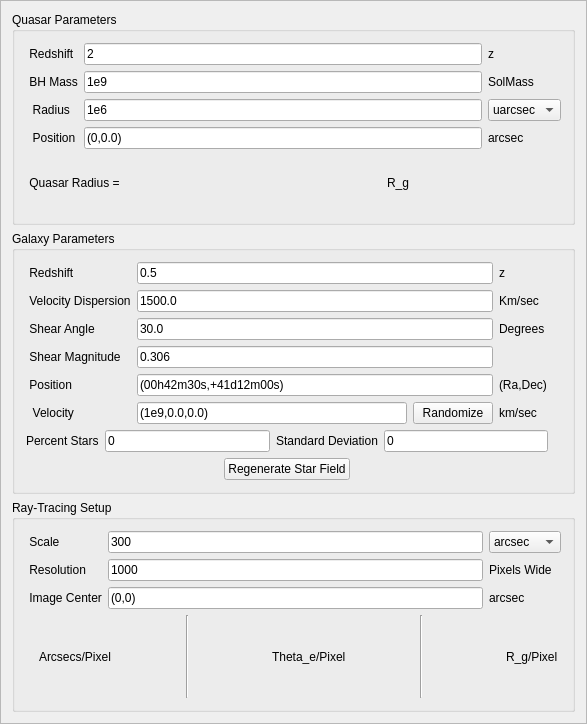
<?xml version="1.0" encoding="UTF-8"?>
<ui version="4.0">
 <class>ParametersView</class>
 <widget class="QWidget" name="ParametersView">
  <property name="geometry">
   <rect>
    <x>0</x>
    <y>0</y>
    <width>587</width>
    <height>724</height>
   </rect>
  </property>
  <property name="windowTitle">
   <string>ParametersView</string>
  </property>
  <layout class="QVBoxLayout" name="verticalLayout">
   <property name="leftMargin">
    <number>0</number>
   </property>
   <property name="topMargin">
    <number>0</number>
   </property>
   <property name="rightMargin">
    <number>0</number>
   </property>
   <property name="bottomMargin">
    <number>0</number>
   </property>
   <item>
    <widget class="QScrollArea" name="paramFrame">
     <property name="sizePolicy">
      <sizepolicy hsizetype="Preferred" vsizetype="Preferred">
       <horstretch>0</horstretch>
       <verstretch>0</verstretch>
      </sizepolicy>
     </property>
     <property name="minimumSize">
      <size>
       <width>0</width>
       <height>0</height>
      </size>
     </property>
     <property name="maximumSize">
      <size>
       <width>180000</width>
       <height>180000</height>
      </size>
     </property>
     <property name="frameShape">
      <enum>QFrame::StyledPanel</enum>
     </property>
     <property name="widgetResizable">
      <bool>true</bool>
     </property>
     <widget class="QWidget" name="scrollAreaWidgetContents_2">
      <property name="geometry">
       <rect>
        <x>0</x>
        <y>0</y>
        <width>585</width>
        <height>722</height>
       </rect>
      </property>
      <property name="maximumSize">
       <size>
        <width>16777215</width>
        <height>16777215</height>
       </size>
      </property>
      <layout class="QVBoxLayout" name="verticalLayout_2">
       <item>
        <widget class="QGroupBox" name="groupBox_3">
         <property name="enabled">
          <bool>true</bool>
         </property>
         <property name="sizePolicy">
          <sizepolicy hsizetype="Minimum" vsizetype="Preferred">
           <horstretch>0</horstretch>
           <verstretch>0</verstretch>
          </sizepolicy>
         </property>
         <property name="minimumSize">
          <size>
           <width>30</width>
           <height>0</height>
          </size>
         </property>
         <property name="maximumSize">
          <size>
           <width>16777215</width>
           <height>16777215</height>
          </size>
         </property>
         <property name="title">
          <string>Quasar Parameters</string>
         </property>
         <layout class="QVBoxLayout" name="verticalLayout_11">
          <item>
           <layout class="QGridLayout" name="gridLayout_5">
            <item row="3" column="1">
             <widget class="QLineEdit" name="qPosition">
              <property name="text">
               <string>(0,0.0)</string>
              </property>
             </widget>
            </item>
            <item row="3" column="2">
             <widget class="QLabel" name="qPositionLabel">
              <property name="text">
               <string>arcsec</string>
              </property>
             </widget>
            </item>
            <item row="3" column="0">
             <widget class="QLabel" name="label_7">
              <property name="text">
               <string>  Position</string>
              </property>
             </widget>
            </item>
            <item row="2" column="1">
             <widget class="QLineEdit" name="qRadius">
              <property name="text">
               <string>1e6</string>
              </property>
             </widget>
            </item>
            <item row="0" column="0">
             <widget class="QLabel" name="label_9">
              <property name="text">
               <string> Redshift </string>
              </property>
             </widget>
            </item>
            <item row="2" column="0">
             <widget class="QLabel" name="label_4">
              <property name="text">
               <string>  Radius</string>
              </property>
             </widget>
            </item>
            <item row="0" column="1">
             <widget class="QLineEdit" name="qRedshift">
              <property name="text">
               <string>2</string>
              </property>
             </widget>
            </item>
            <item row="0" column="2">
             <widget class="QLabel" name="label_5">
              <property name="text">
               <string>z</string>
              </property>
             </widget>
            </item>
            <item row="1" column="0">
             <widget class="QLabel" name="label_17">
              <property name="text">
               <string> BH Mass</string>
              </property>
             </widget>
            </item>
            <item row="1" column="2">
             <widget class="QLabel" name="label_22">
              <property name="text">
               <string>SolMass</string>
              </property>
             </widget>
            </item>
            <item row="1" column="1">
             <widget class="QLineEdit" name="quasarBHMassEntry">
              <property name="text">
               <string>1e9</string>
              </property>
             </widget>
            </item>
            <item row="2" column="2">
             <widget class="QComboBox" name="qRadiusUnitOption">
              <item>
               <property name="text">
                <string>uarcsec</string>
               </property>
              </item>
              <item>
               <property name="text">
                <string>r_g</string>
               </property>
              </item>
              <item>
               <property name="text">
                <string/>
               </property>
              </item>
             </widget>
            </item>
           </layout>
          </item>
          <item>
           <layout class="QHBoxLayout" name="horizontalLayout_12">
            <item>
             <widget class="QLabel" name="label_39">
              <property name="text">
               <string> Quasar Radius = </string>
              </property>
             </widget>
            </item>
            <item>
             <widget class="QLabel" name="quasarRadiusRGEntry">
              <property name="text">
               <string/>
              </property>
             </widget>
            </item>
            <item>
             <widget class="QLabel" name="label_37">
              <property name="text">
               <string>R_g</string>
              </property>
             </widget>
            </item>
           </layout>
          </item>
         </layout>
        </widget>
       </item>
       <item>
        <widget class="QGroupBox" name="groupBox_4">
         <property name="sizePolicy">
          <sizepolicy hsizetype="Preferred" vsizetype="Preferred">
           <horstretch>0</horstretch>
           <verstretch>0</verstretch>
          </sizepolicy>
         </property>
         <property name="minimumSize">
          <size>
           <width>30</width>
           <height>0</height>
          </size>
         </property>
         <property name="maximumSize">
          <size>
           <width>16777215</width>
           <height>16777215</height>
          </size>
         </property>
         <property name="title">
          <string>Galaxy Parameters</string>
         </property>
         <layout class="QGridLayout" name="gridLayout">
          <item row="0" column="2">
           <widget class="QLabel" name="label_15">
            <property name="text">
             <string/>
            </property>
           </widget>
          </item>
          <item row="0" column="1" rowspan="2">
           <layout class="QGridLayout" name="gridLayout_3">
            <item row="4" column="0">
             <widget class="QLabel" name="label_23">
              <property name="text">
               <string> Position</string>
              </property>
             </widget>
            </item>
            <item row="1" column="0">
             <widget class="QLabel" name="label_11">
              <property name="text">
               <string> Velocity Dispersion</string>
              </property>
             </widget>
            </item>
            <item row="2" column="1">
             <widget class="QLineEdit" name="gShearAngle">
              <property name="text">
               <string>30.0</string>
              </property>
             </widget>
            </item>
            <item row="0" column="0">
             <widget class="QLabel" name="label_14">
              <property name="text">
               <string> Redshift</string>
              </property>
             </widget>
            </item>
            <item row="0" column="1">
             <widget class="QLineEdit" name="gRedshift">
              <property name="text">
               <string>0.5</string>
              </property>
             </widget>
            </item>
            <item row="0" column="2">
             <widget class="QLabel" name="label">
              <property name="text">
               <string>z</string>
              </property>
             </widget>
            </item>
            <item row="3" column="0">
             <widget class="QLabel" name="label_12">
              <property name="text">
               <string> Shear Magnitude</string>
              </property>
             </widget>
            </item>
            <item row="2" column="0">
             <widget class="QLabel" name="label_3">
              <property name="text">
               <string> Shear Angle</string>
              </property>
             </widget>
            </item>
            <item row="1" column="2">
             <widget class="QLabel" name="label_16">
              <property name="text">
               <string>Km/sec</string>
              </property>
             </widget>
            </item>
            <item row="2" column="2">
             <widget class="QLabel" name="label_2">
              <property name="text">
               <string>Degrees </string>
              </property>
             </widget>
            </item>
            <item row="1" column="1">
             <widget class="QLineEdit" name="gVelDispersion">
              <property name="text">
               <string>1500.0</string>
              </property>
             </widget>
            </item>
            <item row="3" column="1">
             <widget class="QLineEdit" name="gShearMag">
              <property name="text">
               <string>0.306</string>
              </property>
             </widget>
            </item>
            <item row="4" column="1">
             <widget class="QLineEdit" name="gPositionEntry">
              <property name="text">
               <string>(00h42m30s,+41d12m00s)</string>
              </property>
             </widget>
            </item>
            <item row="4" column="2">
             <widget class="QLabel" name="label_38">
              <property name="text">
               <string>(Ra,Dec)</string>
              </property>
             </widget>
            </item>
            <item row="5" column="1">
             <layout class="QHBoxLayout" name="horizontalLayout_6">
              <item>
               <widget class="QLineEdit" name="qVelocity">
                <property name="text">
                 <string>(1e9,0.0,0.0)</string>
                </property>
               </widget>
              </item>
              <item>
               <widget class="QPushButton" name="qVelRandomizer">
                <property name="text">
                 <string>Randomize</string>
                </property>
               </widget>
              </item>
             </layout>
            </item>
            <item row="5" column="0">
             <widget class="QLabel" name="label_6">
              <property name="text">
               <string>  Velocity</string>
              </property>
             </widget>
            </item>
            <item row="5" column="2">
             <widget class="QLabel" name="label_8">
              <property name="text">
               <string>km/sec</string>
              </property>
             </widget>
            </item>
           </layout>
          </item>
          <item row="3" column="1">
           <layout class="QHBoxLayout" name="horizontalLayout_8">
            <item>
             <spacer name="horizontalSpacer_3">
              <property name="orientation">
               <enum>Qt::Horizontal</enum>
              </property>
              <property name="sizeHint" stdset="0">
               <size>
                <width>40</width>
                <height>20</height>
               </size>
              </property>
             </spacer>
            </item>
            <item>
             <widget class="QPushButton" name="regenerateStars">
              <property name="text">
               <string>Regenerate Star Field</string>
              </property>
             </widget>
            </item>
            <item>
             <spacer name="horizontalSpacer_4">
              <property name="orientation">
               <enum>Qt::Horizontal</enum>
              </property>
              <property name="sizeHint" stdset="0">
               <size>
                <width>40</width>
                <height>20</height>
               </size>
              </property>
             </spacer>
            </item>
           </layout>
          </item>
          <item row="2" column="1">
           <layout class="QHBoxLayout" name="horizontalLayout_11">
            <item>
             <widget class="QLabel" name="label_13">
              <property name="text">
               <string>Percent Stars</string>
              </property>
             </widget>
            </item>
            <item>
             <widget class="QLineEdit" name="gNumStars">
              <property name="text">
               <string>0</string>
              </property>
             </widget>
            </item>
            <item>
             <widget class="QLabel" name="label_25">
              <property name="text">
               <string>Standard Deviation</string>
              </property>
             </widget>
            </item>
            <item>
             <widget class="QLineEdit" name="gStarStdDev">
              <property name="text">
               <string>0</string>
              </property>
             </widget>
            </item>
           </layout>
          </item>
         </layout>
        </widget>
       </item>
       <item>
        <widget class="QGroupBox" name="canvasSetupBox">
         <property name="title">
          <string>Ray-Tracing Setup</string>
         </property>
         <layout class="QVBoxLayout" name="verticalLayout_7">
          <item>
           <layout class="QGridLayout" name="gridLayout_2">
            <item row="0" column="1">
             <widget class="QLineEdit" name="scaleInput">
              <property name="enabled">
               <bool>true</bool>
              </property>
              <property name="text">
               <string>300</string>
              </property>
             </widget>
            </item>
            <item row="0" column="0">
             <widget class="QLabel" name="label_21">
              <property name="text">
               <string> Scale</string>
              </property>
             </widget>
            </item>
            <item row="1" column="0">
             <widget class="QLabel" name="label_20">
              <property name="text">
               <string> Resolution</string>
              </property>
             </widget>
            </item>
            <item row="1" column="1">
             <widget class="QLineEdit" name="dimensionInput">
              <property name="enabled">
               <bool>true</bool>
              </property>
              <property name="text">
               <string>1000</string>
              </property>
             </widget>
            </item>
            <item row="1" column="2">
             <widget class="QLabel" name="label_26">
              <property name="text">
               <string>Pixels Wide </string>
              </property>
             </widget>
            </item>
            <item row="2" column="0">
             <widget class="QLabel" name="label_18">
              <property name="text">
               <string> Image Center</string>
              </property>
             </widget>
            </item>
            <item row="2" column="2">
             <widget class="QLabel" name="label_24">
              <property name="text">
               <string>arcsec</string>
              </property>
             </widget>
            </item>
            <item row="2" column="1">
             <widget class="QLineEdit" name="gCenter">
              <property name="text">
               <string>(0,0)</string>
              </property>
             </widget>
            </item>
            <item row="0" column="2">
             <widget class="QComboBox" name="scaleUnitOption">
              <item>
               <property name="text">
                <string>arcsec</string>
               </property>
              </item>
              <item>
               <property name="text">
                <string>uas</string>
               </property>
              </item>
              <item>
               <property name="text">
                <string>r_g</string>
               </property>
              </item>
              <item>
               <property name="text">
                <string notr="true">theta_E</string>
               </property>
              </item>
             </widget>
            </item>
           </layout>
          </item>
          <item>
           <layout class="QHBoxLayout" name="horizontalLayout_10">
            <item>
             <widget class="QLabel" name="pixelAngleLabel_angle">
              <property name="text">
               <string/>
              </property>
             </widget>
            </item>
            <item>
             <widget class="QLabel" name="label_36">
              <property name="text">
               <string>Arcsecs/Pixel </string>
              </property>
             </widget>
            </item>
            <item>
             <spacer name="horizontalSpacer_5">
              <property name="orientation">
               <enum>Qt::Horizontal</enum>
              </property>
              <property name="sizeHint" stdset="0">
               <size>
                <width>40</width>
                <height>20</height>
               </size>
              </property>
             </spacer>
            </item>
            <item>
             <widget class="Line" name="line">
              <property name="orientation">
               <enum>Qt::Vertical</enum>
              </property>
             </widget>
            </item>
            <item>
             <spacer name="horizontalSpacer_7">
              <property name="orientation">
               <enum>Qt::Horizontal</enum>
              </property>
              <property name="sizeHint" stdset="0">
               <size>
                <width>40</width>
                <height>20</height>
               </size>
              </property>
             </spacer>
            </item>
            <item>
             <widget class="QLabel" name="pixelAngleLabel_thetaE">
              <property name="text">
               <string/>
              </property>
             </widget>
            </item>
            <item>
             <widget class="QLabel" name="label_35">
              <property name="text">
               <string>Theta_e/Pixel </string>
              </property>
             </widget>
            </item>
            <item>
             <spacer name="horizontalSpacer_6">
              <property name="orientation">
               <enum>Qt::Horizontal</enum>
              </property>
              <property name="sizeHint" stdset="0">
               <size>
                <width>40</width>
                <height>20</height>
               </size>
              </property>
             </spacer>
            </item>
            <item>
             <widget class="Line" name="line_2">
              <property name="orientation">
               <enum>Qt::Vertical</enum>
              </property>
             </widget>
            </item>
            <item>
             <spacer name="horizontalSpacer_8">
              <property name="orientation">
               <enum>Qt::Horizontal</enum>
              </property>
              <property name="sizeHint" stdset="0">
               <size>
                <width>40</width>
                <height>20</height>
               </size>
              </property>
             </spacer>
            </item>
            <item>
             <widget class="QLabel" name="pixelAngleLabel_Rg">
              <property name="text">
               <string/>
              </property>
             </widget>
            </item>
            <item>
             <widget class="QLabel" name="label_34">
              <property name="text">
               <string>R_g/Pixel </string>
              </property>
             </widget>
            </item>
           </layout>
          </item>
         </layout>
        </widget>
       </item>
      </layout>
     </widget>
    </widget>
   </item>
  </layout>
 </widget>
 <layoutdefault spacing="6" margin="11"/>
 <resources/>
 <connections/>
</ui>
